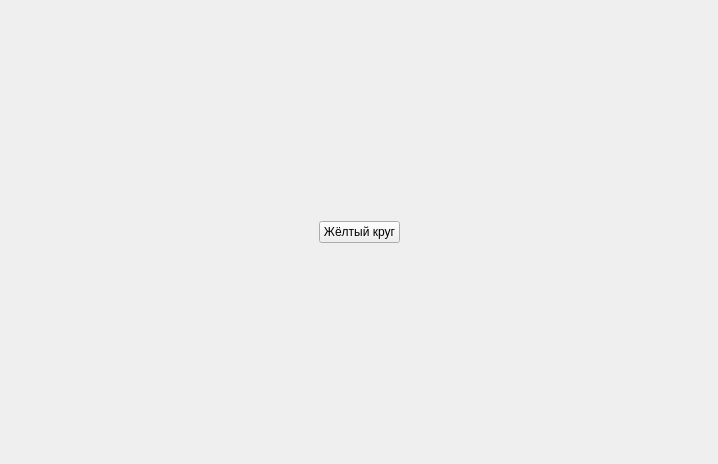
<?xml version="1.0" encoding="UTF-8"?>
<ui version="4.0">
 <class>MainWindow</class>
 <widget class="QMainWindow" name="MainWindow">
  <property name="geometry">
   <rect>
    <x>0</x>
    <y>0</y>
    <width>718</width>
    <height>464</height>
   </rect>
  </property>
  <property name="windowTitle">
   <string>Git и желтые окружности</string>
  </property>
  <widget class="QWidget" name="centralwidget">
   <layout class="QHBoxLayout" name="horizontalLayout">
    <item>
     <spacer name="horizontalSpacer">
      <property name="orientation">
       <enum>Qt::Horizontal</enum>
      </property>
      <property name="sizeHint" stdset="0">
       <size>
        <width>40</width>
        <height>20</height>
       </size>
      </property>
     </spacer>
    </item>
    <item>
     <widget class="QPushButton" name="draw_btn">
      <property name="text">
       <string>Жёлтый круг</string>
      </property>
     </widget>
    </item>
    <item>
     <spacer name="horizontalSpacer_2">
      <property name="orientation">
       <enum>Qt::Horizontal</enum>
      </property>
      <property name="sizeHint" stdset="0">
       <size>
        <width>40</width>
        <height>20</height>
       </size>
      </property>
     </spacer>
    </item>
   </layout>
  </widget>
 </widget>
 <resources/>
 <connections/>
</ui>
